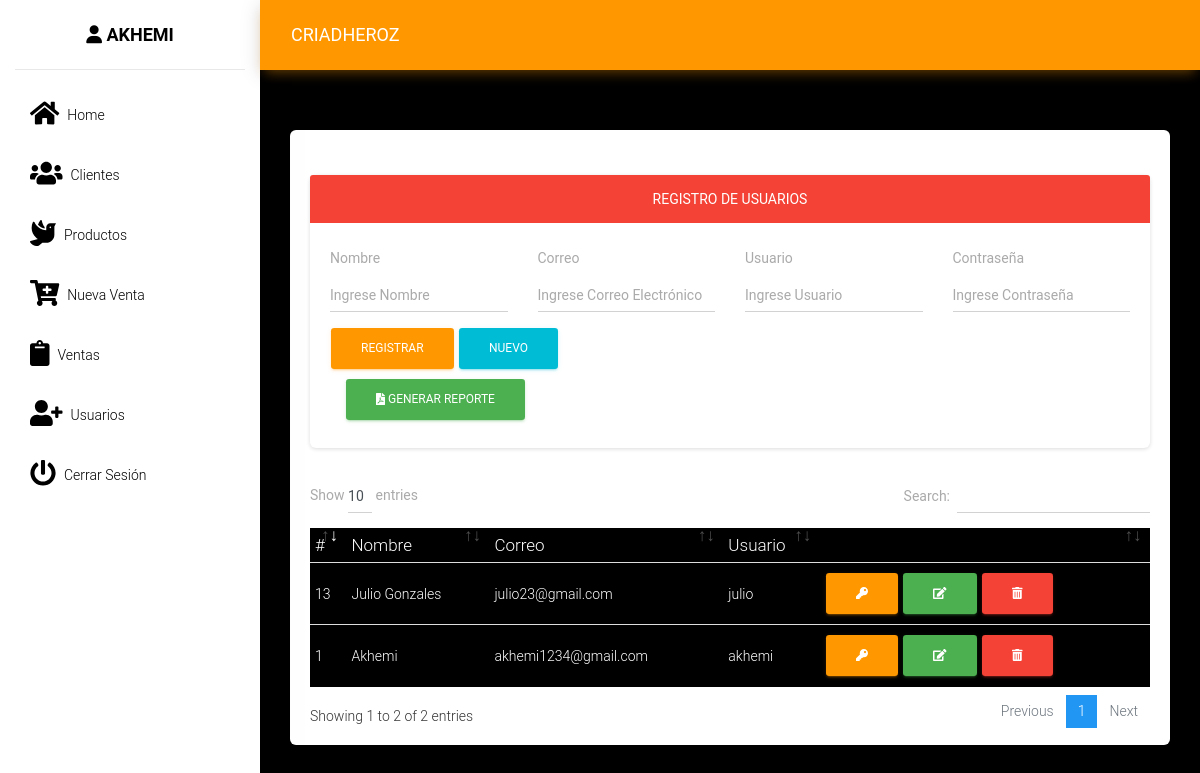
Screenshot of /src/usuarios.php (signed in) with the database file from the repository.
### tables this page shows
CREATE TABLE `usuario` (
  `idusuario` int(11) NOT NULL,
  `nombre` varchar(100) NOT NULL,
  `correo` varchar(100) NOT NULL,
  `usuario` varchar(20) NOT NULL,
  `clave` varchar(50) NOT NULL
);

### src/usuarios.php (the view, shortened to what this page needs)
<?php
include "includes/header.php";
?>
<div class="card">
    <div class="card-body">
        <div class="row">
            <div class="col-lg-12">
                <div class="card">
                    <div class="card-header bg-danger text-white text-center">
                        <strong>REGISTRO DE USUARIOS</strong>
                    </div>
                    <div class="card-body">
                        <form action="" method="post" autocomplete="off" id="formulario">
                            <div class="row">
                                <div class="col-md-3">
                                    <div class="form-group">
                                        <label for="nombre">Nombre</label>
                                        <input type="text" class="form-control" placeholder="Ingrese Nombre" name="nombre" id="nombre">
                                    </div>
                                </div>
                                <div class="col-md-3">
                                    <div class="form-group">
                                        <label for="correo">Correo</label>
                                        <input type="email" class="form-control" placeholder="Ingrese Correo Electrónico" name="correo" id="correo">
                                    </div>
                                </div>
                                <div class="col-md-3">
                                    <div class="form-group">
                                        <label for="usuario">Usuario</label>
                                        <input type="text" class="form-control" placeholder="Ingrese Usuario" name="usuario" id="usuario">
                                    </div>
                                </div>
                                <div class="col-md-3">
                                    <div class="form-group">
                                        <label for="clave">Contraseña</label>
                                        <input type="password" class="form-control" placeholder="Ingrese Contraseña" name="clave" id="clave">
                                    </div>
                                </div>
                            </div>
                            <input type="submit" value="Registrar" class="btn btn-warning" id="btnAccion">
                            <input type="button" value="Nuevo" class="btn btn-info" id="btnNuevo" onclick="limpiar()">
                            <div class="col-md-4 mb-2">
                                <a href="fpdf/ImprimirUsuarios.php" target="_blank" class="btn btn-success"> <i class="fas fa-file-pdf"></i> Generar reporte</a>
                        </form>
                    </div>
                </div>
            </div>
        </div>
        <div class="col-md-12">
                <div class="table-responsive">
                    <table class="table" id="tbl" style="color: #fff; background-color: #000">
                        <thead>
                            <tr>
                                <th>#</th>
                                <th>Nombre</th>
                                <th>Correo</th>
                                <th>Usuario</th>
                                <th></th>
                            </tr>
                        </thead>
                        <tbody>
                            <?php
                            $query = mysqli_query($conexion, "SELECT * FROM usuario");
                            $result = mysqli_num_rows($query);
                            if ($result > 0) {
                                while ($data = mysqli_fetch_assoc($query)) { ?>
                                    <tr>
                                        <td><?php echo $data['idusuario']; ?></td>
                                        <td><?php echo $data['nombre']; ?></td>
                                        <td><?php echo $data['correo']; ?></td>
                                        <td><?php echo $data['usuario']; ?></td>
                                        <td>
                                            <a href="rol.php?id=<?php echo $data['idusuario']; ?>" class="btn btn-warning"><i class='fas fa-key'></i></a>
                                            <a href="#" onclick="editarUsuario(<?php echo $data['idusuario']; ?>)" class="btn btn-success"><i class='fas fa-edit'></i></a>
                                            <form action="eliminar_usuario.php?id=<?php echo $data['idusuario']; ?>" method="post" class="confirmar d-inline">
                                                <button class="btn btn-danger" type="submit"><i class='fas fa-trash-alt'></i> </button>
                                            </form>
                                        </td>
                                    </tr>
                            <?php }
                            } ?>
                        </tbody>
                    </table>
                </div>
            </div>
        </div>
    </div>
</div>
<?php include_once "includes/footer.php"; ?>

### rows the page displays
usuario: idusuario "1", nombre "Akhemi", correo "akhemi1234@gmail.com", usuario "akhemi"
usuario: idusuario "13", nombre "Julio Gonzales", correo "julio23@gmail.com", usuario "julio"

### other values shown
$_SESSION["nombre"] "AKHEMI"
